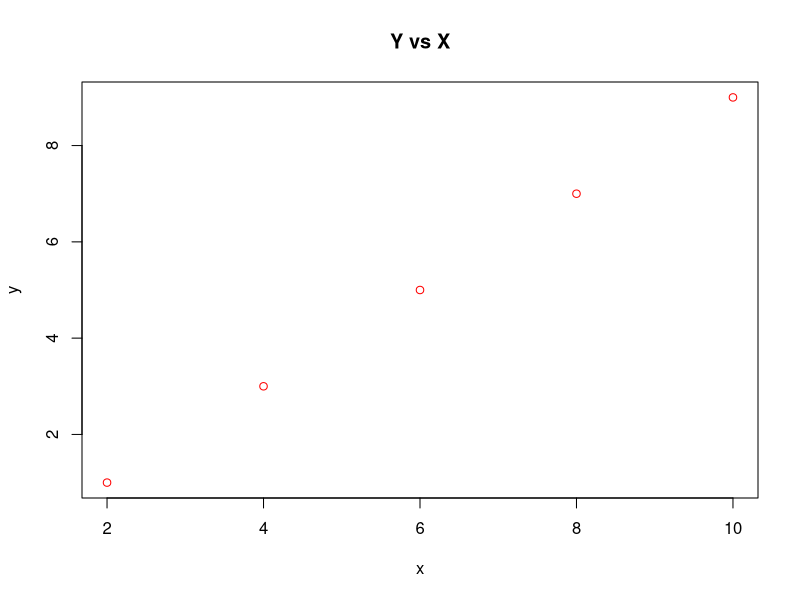

Reproduce this figure in R.
## ---- chunk 1
#Por ejemplo:
1:6 + 1:3 + 1:2
## ---- chunk 2
1:2 + 1:3 + 1:6
## ---- chunk 3
# Indeterminaciones
1/0
1/Inf
## ---- chunk 4
# Menos 0 y menos Inf? 
1/Inf
1/-Inf

1/(1/Inf)
1/(1/-Inf)

1/Inf == 1/Inf # 0 es igual a -0
1/(1/Inf) == 1/(1/-Inf) # Inf NO es igual a -Inf
## ---- chunk 5
# Lógico
a <- 2^52
b <- a + 1
a == b

# Ilógico
a <- 2^53  ##
b <- a + 1
a == b
## ---- chunk 6
(2^53 + 1) - 2^53
## ---- chunk 7
x <- c(2, 4, 6, 8, 10)
y <- c(1, 3, 5, 7, 9)

cov(x,y)

plot(x, y, col="#ff0000", main="Y vs X",  xlab = "x", ylab = "y")
